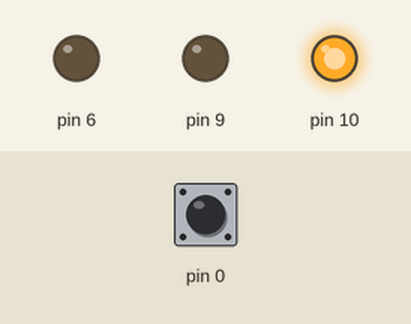
Bench run of a sketch on a simulated Arduino Uno, built with avr-gcc and run on an emulated ATmega328P. Parts: output pins drawn as LEDs (lit = HIGH). Inputs (shaded band) come from the test bench; at power-on: pin 0 HIGH.

Above: at 3.8 s.
3.9 s: pin 0 pulled LOW for 0.15 s
At 5.3 s:
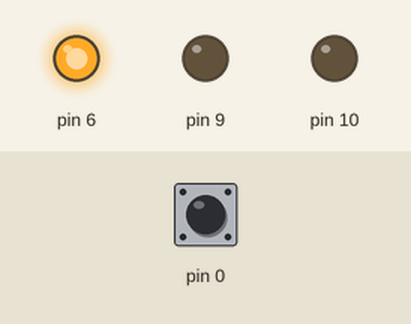
7.0 s: pin 0 pulled LOW for 1 s
At 9.9 s:
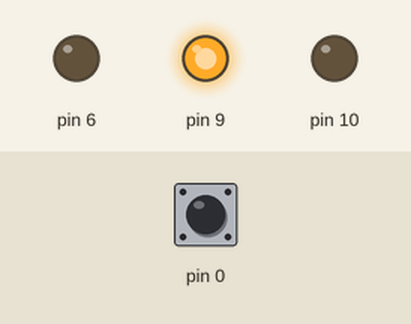
11.0 s: pin 0 pulled LOW for 3.2 s
At 11.9 s:
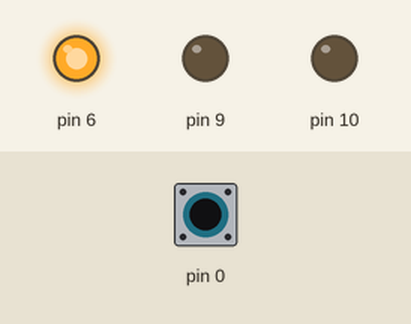
Timing chart, 0 to 17.7 s (numbered marks = the images above; inputs shaded):
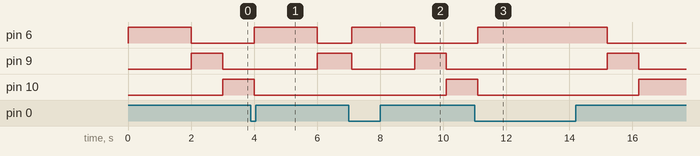

The sketch:

traficLightWithSFRs.ino
```cpp
// #define PIN_LED_RED			10
// #define PIN_LED_YELLOW		9
// #define PIN_LED_GREEN		6
// #define PIN_LED_BLUE		5

// #define PIN_PUSHBUTTON_BLUE 0

//#define PRESSED 0
//#define UNPRESSED 1

 //#define greenState 		0
 //#define yellowState 	1
 //#define redState 		2

byte state = 0;
void setup()
{
  //Serial.begin(9600);
  DDRB |= _BV(DDB2); //pinMode(PIN_LED_RED, OUTPUT);  // output = 1 input = 0
  DDRB |= _BV(DDB1); //pinMode(PIN_LED_YELLOW, OUTPUT);
  DDRD |= _BV(DDD6); //pinMode(PIN_LED_GREEN, OUTPUT);

  //DDRB = 0x06;         // set pins 1 and 2 as outpus, all others as inputs;
  //DDRD = 0x40;          // set pin 6 as outputs and all others as inputs

  // takes 2 lines to do this library function // pinMode(PIN_PUSHBUTTON_BLUE, INPUT_PULLUP);
  DDRD &= ~_BV(DDD0);   // make it an input  // this is automatically the default
  PORTD |= _BV(PORTD0); // make it a pull up resistor enabled
}

void loop()
{

  //Serial.println(state);
  //delay(100); // Wait for 100 milliseconds to wait for display

  if (!(PIND & 0x01))
  {
    state = 0;
    //Serial.println("Pressing button");
    delay(100); // Wait for 100 milliseconds to wait for display
  }

  switch (state)
  {
  case 0:
    PORTB &= ~_BV(PORTB2); // replaces digitalWrite(PIN_LED_RED, LOW);
    PORTB &= ~_BV(PORTB1); //digitalWrite(PIN_LED_YELLOW, LOW);
    PORTD |= _BV(PORTD6);  //digitalWrite(PIN_LED_GREEN, HIGH);
    delay(2000);           //wait two seconds
    state = 1;
    break;
  case 1:
    PORTB &= ~_BV(PORTB2); // replaces digitalWrite(PIN_LED_RED, LOW);
    PORTB |= _BV(PORTB1);  //digitalWrite(PIN_LED_YELLOW, HIGH);
    PORTD &= ~_BV(PORTD6); //digitalWrite(PIN_LED_GREEN, LOW);
    delay(1000);           //wait one seconds
    state = 2;
    break;
  case 2:
    PORTB |= _BV(PORTB2);  //digitalWrite(PIN_LED_RED, HIGH);
    PORTB &= ~_BV(PORTB1); //digitalWrite(PIN_LED_YELLOW, LOW);
    PORTD &= ~_BV(PORTD6); //digitalWrite(PIN_LED_GREEN, LOW);
    break;
  default:
    //Serial.println("Catch-all for de-bugging");
    delay(100); // Wait for 100 milliseconds to wait for display
    break;
  }
}
```

Measured:
- after the input at 3.9 s, pin 6: LOW → HIGH after 0.10 s, → LOW 2.0 s later; pin 9: LOW → HIGH after 2.1 s; pin 10: HIGH → LOW after 0.10 s
- after the input at 7.0 s, pin 6: LOW → HIGH after 0.10 s, → LOW 2.0 s later; pin 9: HIGH → LOW after 0.10 s instead of 0.00 s; pin 10: LOW → HIGH after 3.1 s instead of 0.00 s
- after the input at 11.0 s, pin 6: LOW → HIGH after 0.10 s, → LOW 4.1 s later; pin 9: LOW → HIGH after 4.2 s, → LOW 1.0 s later; pin 10: HIGH → LOW after 0.10 s, → HIGH 5.1 s later
